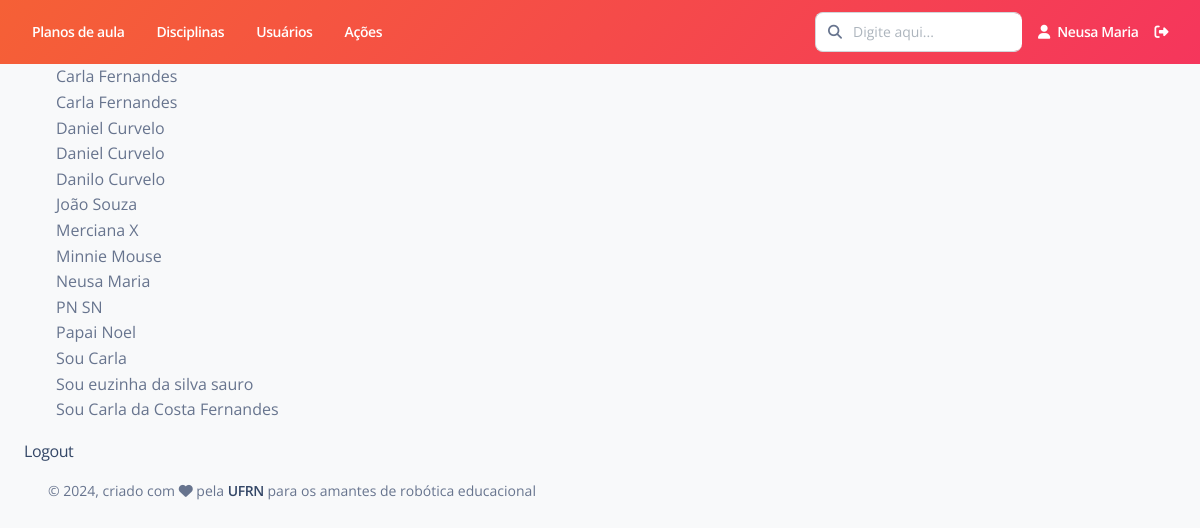
Screenshot of /usuario/listar-ativos/ (signed in) with the database file from the repository.
### Usuario/models.py (models this page shows)
class Usuario(User):
    cidade = models.CharField(max_length=100, verbose_name='Cidade')
    estado = models.CharField(max_length=100, verbose_name='Estado')
    avatar = models.ImageField(upload_to='profile-pic/', default='profile-pic/default.jpeg')
    interesses = models.ManyToManyField('Disciplina.Disciplina', through='Interesses')
    def __str__(self):
        return self.first_name + " " + self.last_name
    class Meta:
        ordering = ['first_name', 'last_name']
        verbose_name = "Usuário"
        verbose_name_plural = "Usuários"

### Usuario/views.py (the view)
# urls.py: path('listar-ativos/', views.listar_ativos, name='listar_ativos'),
@login_required
def listar_ativos(request):
    lista_usuarios = Usuario.objects.filter(is_active=True)
    informacoes = {
        'lista_usuarios': lista_usuarios,
        'ativos': True
    }
    return render(request, "Usuario/listar.html", informacoes)

### templates/Usuario/listar.html (shortened to what this page needs)
{% extends "Base/base.html" %}
{% block conteudo %}
    {% if not lista_usuarios %}
        <h4>Não há usuários cadastrados.</h4>
    {% else %}
        <ul>
            {% for usuario in lista_usuarios %}
                <li>{{usuario}}</li>
            {% endfor %}
        </ul>
    {% endif %}
    <a href="{% url 'usuario:logout' %}">Logout</a>
{% endblock %}

### templates/Base/navbar-horizontal.html (shortened to what this page needs)
{% load static %}
      <div class="collapse navbar-collapse mt-sm-0 mt-2 me-md-0 me-sm-4" id="navbar">
        <div class="navbar-nav mr-auto">
          <ul class="navbar-nav justify-content-end">
            <li class="nav-item px-3 d-flex align-items-center">
              <a href="{% url 'plano_aula:listar' %}" class="nav-link font-weight-bold px-0 text-white">
                <span class="d-sm-inline d-none">Planos de aula</span>
              </a>
            </li>
            <li class="nav-item px-3 d-flex align-items-center">
              <a href="{% url 'disciplina:listar' %}" class="nav-link font-weight-bold px-0 text-white">
                <span class="d-sm-inline d-none">Disciplinas</span>
              </a>
            </li>
            <li class="nav-item px-3 d-flex align-items-center">
              <a href="" class="nav-link font-weight-bold px-0 text-white">
                <span class="d-sm-inline d-none">Usuários</span>
              </a>
            </li>
            <li class="nav-item px-3 d-flex align-items-center">
              <a href="{% url 'acoes:listar' %}" class="nav-link font-weight-bold px-0 text-white">
                <span class="d-sm-inline d-none">Ações</span>
              </a>
            </li>
          </ul>
        </div>
        <div class="navbar-nav ml-auto collapse navbar-collapse justify-content-end">
          <div class="pe-md-3 d-flex align-items-center">
            <div class="input-group">
              <span class="input-group-text text-body"><i class="fa fa-search" aria-hidden="true"></i></span>
              <input type="text" class="form-control" placeholder="Digite aqui...">
            </div>
          </div>
          <ul class="navbar-nav justify-content-end">
            <li class="nav-item d-flex align-items-center">
              <a href="" class="nav-link font-weight-bold px-0 text-white">
                <i class="fa fa-user me-sm-1"></i>
                <span class="d-sm-inline d-none">{{user.first_name}} {{user.last_name}}</span>
              </a>
            </li>
            <li class="nav-item px-3 d-flex align-items-center">
              <a href="{% url 'usuario:logout' %}" class="nav-link p-0 text-white">
                <i class="fa fa-sign-out-alt fixed-plugin-button-nav cursor-pointer"></i>
              </a>
            </li>
          </ul>
        </div>
      </div>

### rows the page displays
Usuario: last_name "Carla Fernandes"
Usuario: last_name "Carla Fernandes"
Usuario: last_name "Daniel Curvelo"
Usuario: last_name "Daniel Curvelo"
Usuario: last_name "Danilo Curvelo"
Usuario: last_name "João Souza"
Usuario: last_name "Merciana X"
Usuario: last_name "Minnie Mouse"
Usuario: last_name "Neusa Maria"
Usuario: last_name "PN SN"
Usuario: last_name "Papai Noel"
Usuario: last_name "Sou Carla"
Usuario: last_name "Sou euzinha da silva sauro"
Usuario: last_name "Sou Carla da Costa Fernandes"

### other values shown
{{ user.first_name }} "Neusa"
{{ user.last_name }} "Maria"
